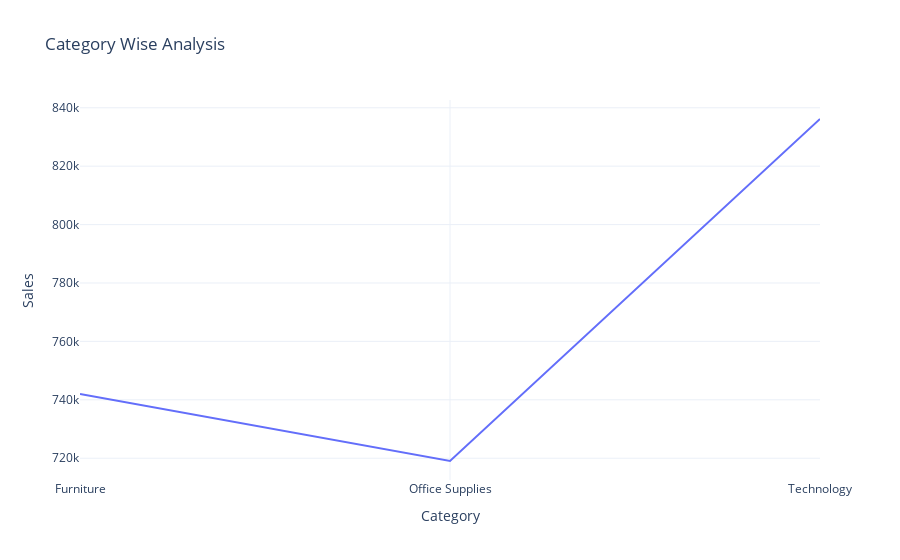

This figure's notebook cell:
### Markdown cell above
# Monthly sales analysis

### Code cell
category_sales=df.groupby('Category')['Sales'].sum().reset_index()
fig=px.line(category_sales,
        x='Category',
        y='Sales',
        title='Category Wise Analysis')
fig.show()

### Figure 1 — Plotly figure (JSON) as saved in the notebook; plotly's stock layout.template omitted (floating-point values rounded to 4 significant figures)
{"data": [{"hovertemplate": "Category=%{x}<br>Sales=%{y}<extra></extra>", "legendgroup": "", "line": {"color": "#636efa", "dash": "solid"}, "marker": {"symbol": "circle"}, "mode": "lines", "name": "", "orientation": "v", "showlegend": false, "type": "scatter", "x": ["Furniture", "Office Supplies", "Technology"], "xaxis": "x", "y": [742000.0, 719000.0, 836200.0], "yaxis": "y"}], "layout": {"legend": {"tracegroupgap": 0}, "title": {"text": "Category Wise Analysis"}, "xaxis": {"anchor": "y", "domain": [0, 1], "title": {"text": "Category"}}, "yaxis": {"anchor": "x", "domain": [0, 1], "title": {"text": "Sales"}}}}
